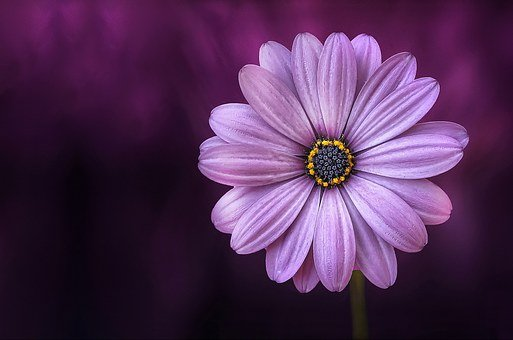
#> input picture src/opencv_ros/images/flower.jpg, 513 x 340 px
$ python contour_processing.py   (older library calls are emulated)
#> lines starting #> are read from the running program, lines starting #| are printed output that depends on the picture; after the words box and inside, x2 and y2 are one past the last pixel; in counts of white or black regions, pixels touching at a corner belong together
import numpy as np
import cv2

def read_rgb_image(image_name, show):
    rgb_image = cv2.imread(image_name)
    if show:
        cv2.imshow("RGB Image",rgb_image)
    return rgb_image

def convert_rgb_to_gray(rgb_image,show,blur):
    gray_image = cv2.cvtColor(rgb_image, cv2.COLOR_BGR2GRAY)
    if show:
        cv2.imshow("Gray Image",gray_image)
    if blur: rgb_image = cv2.GaussianBlur(rgb_image, (5, 5), 0)
    return gray_image

def convert_gray_to_binary(gray_image, adaptive, show):
    #choose THRESH_BINARY_INV or THRESH_BINARY depending on
    # which give a black background.
    # We must get a black background for countours to work
    if adaptive:
        binary_image = cv2.adaptiveThreshold(gray_image,
                            255,
                            cv2.ADAPTIVE_THRESH_GAUSSIAN_C,
                            cv2.THRESH_BINARY_INV, 5, 2)
    else:
        _,binary_image = cv2.threshold(gray_image,60,255,cv2.THRESH_BINARY_INV)
    if show:
        cv2.imshow("Binary Image", binary_image)
    #binary_image = cv2.erode(binary_image, None, iterations=2)
    #binary_image = cv2.dilate(binary_image, None, iterations=2)
    return binary_image

def getContours(binary_image):
    #_, contours, hierarchy = cv2.findContours(binary_image,
    #                                          cv2.RETR_TREE,
    #                                           cv2.CHAIN_APPROX_SIMPLE)
    contours, hierarchy = cv2.findContours(binary_image.copy(),
                                            cv2.RETR_EXTERNAL,
	                                        cv2.CHAIN_APPROX_SIMPLE)
    return contours

def draw_contours(image, contours, image_name):
    index = -1 #means all contours
    thickness = 2 #thinkess of the contour line
    color = (255, 0, 255) #color of the contour line
    cv2.drawContours(image, contours, index, color, thickness)
    cv2.imshow(image_name,image)

def process_contours(binary_image, rgb_image, contours):
    black_image = np.zeros([binary_image.shape[0], binary_image.shape[1],3],'uint8')

    for c in contours:
        area = cv2.contourArea(c)
        perimeter= cv2.arcLength(c, True)
        ((x, y), radius) = cv2.minEnclosingCircle(c)
        cv2.drawContours(rgb_image, [c], -1, (150,250,150), 1)
        cv2.drawContours(black_image, [c], -1, (150,250,150), 1)
        cx, cy = get_contour_center(c)
        cv2.circle(rgb_image, (cx,cy),(int)(radius),(0,0,255),1)
        cv2.circle(black_image, (cx,cy),(int)(radius),(0,0,255),1)
        print ("Area: {}, Perimeter: {}".format(area, perimeter))
    print ("number of contours: {}".format(len(contours)))
    cv2.imshow("RGB Image Contours",rgb_image)
    cv2.imshow("Black Image Contours",black_image)

def get_contour_center(contour):
    M = cv2.moments(contour)
    cx=-1
    cy=-1
    if (M['m00']!=0):
        cx= int(M['m10']/M['m00'])
        cy= int(M['m01']/M['m00'])
    return cx, cy

def main():
    image_name = "images/flower.jpg"
    #image_name = "images/shapes2.jpg"
    rgb_image = read_rgb_image(image_name, True)
#> in read_rgb_image, rgb_image is the input picture: shape (340, 513, 3); mean B, G, R 84.9, 46.5, 81.4
    gray_image= convert_rgb_to_gray(rgb_image,True,True)
#> in convert_rgb_to_gray, `gray_image = cv2.cvtColor(rgb_image, cv2.COLOR_BGR2GRAY)`:
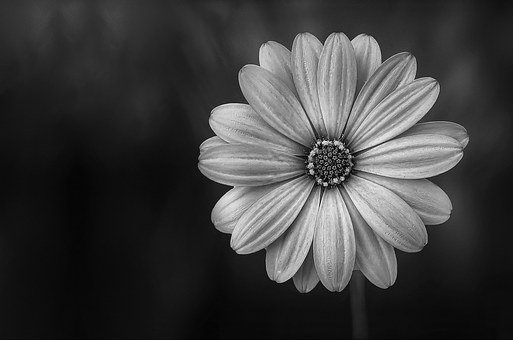
#> gray_image: shape (340, 513); min 0, max 249, mean 61.3
    binary_image = convert_gray_to_binary(gray_image, True, True)
#> in convert_gray_to_binary, `binary_image = cv2.adaptiveThreshold(gray_image, 255, cv2.ADAPTIVE_THR..`:
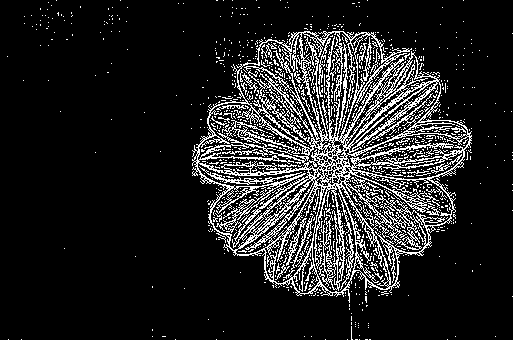
#> binary_image: shape (340, 513); 13.6% white in thin lines or dots
    contours = getContours(binary_image)
#> in getContours, `contours, hierarchy = cv2.findContours(binary_image.copy(), cv2.RETR_E..`: contours = 448 contours, 447 with area under 20; largest, box (x1, y1, x2, y2) and area: (192, 31, 472, 303) 50406
    process_contours(binary_image, rgb_image,contours)
#> the loop in process_contours, `for c in contours:` made 448 passes
#> (area, perimeter, x, y, radius, cx, cy) on passes 1, 4, 6: (0, 0, 447, 339, 0.0001, -1, -1), (0, 0, 359, 339, 0.0001, -1, -1), (0, 0, 347, 339, 0.0001, -1, -1)
#| Area: 0.0, Perimeter: 0.0
#| Area: 0.0, Perimeter: 2.0
#| Area: 0.0, Perimeter: 4.0
#| Area: 0.0, Perimeter: 0.0
#| Area: 0.0, Perimeter: 4.0
#| Area: 0.0, Perimeter: 0.0
#| Area: 0.0, Perimeter: 0.0
#| Area: 0.0, Perimeter: 0.0
#> (further printed lines are left out)
#> after the loop in process_contours, `for c in contours:`:
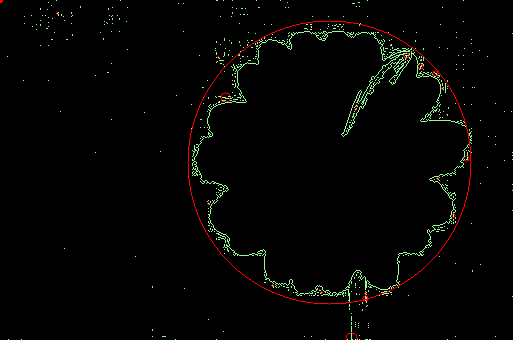
#> black_image: shape (340, 513, 3); mean B, G, R 2.4, 3.9, 3.8
#> after the loop in process_contours, `for c in contours:`:
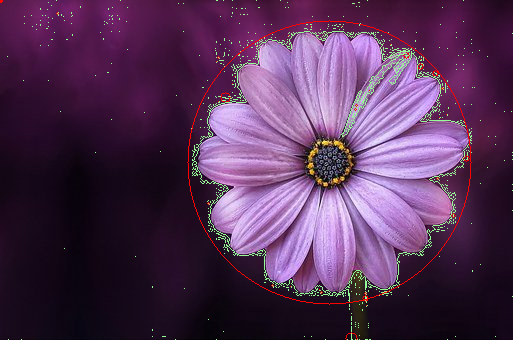
#> rgb_image: shape (340, 513, 3); 2.13% of pixels changed, all inside (x1, y1, x2, y2) = (0, 0, 513, 340)

    cv2.waitKey(0)
    cv2.destroyAllWindows()

if __name__ == '__main__':
    main()


cv2.waitKey(0)
cv2.destroyAllWindows()
